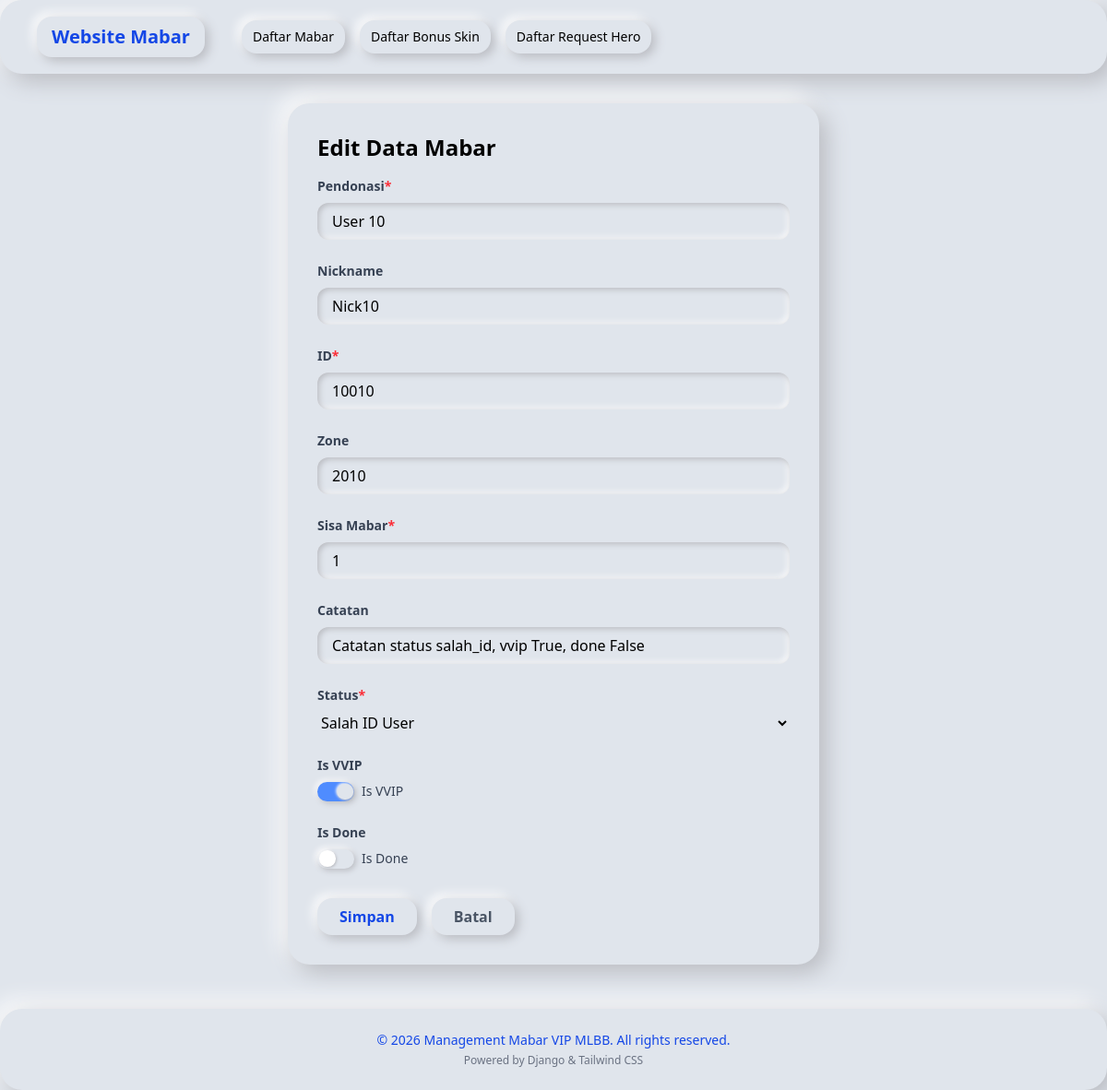
The page /public/mabar/10/edit/ (signed in) on the database as committed earlier.
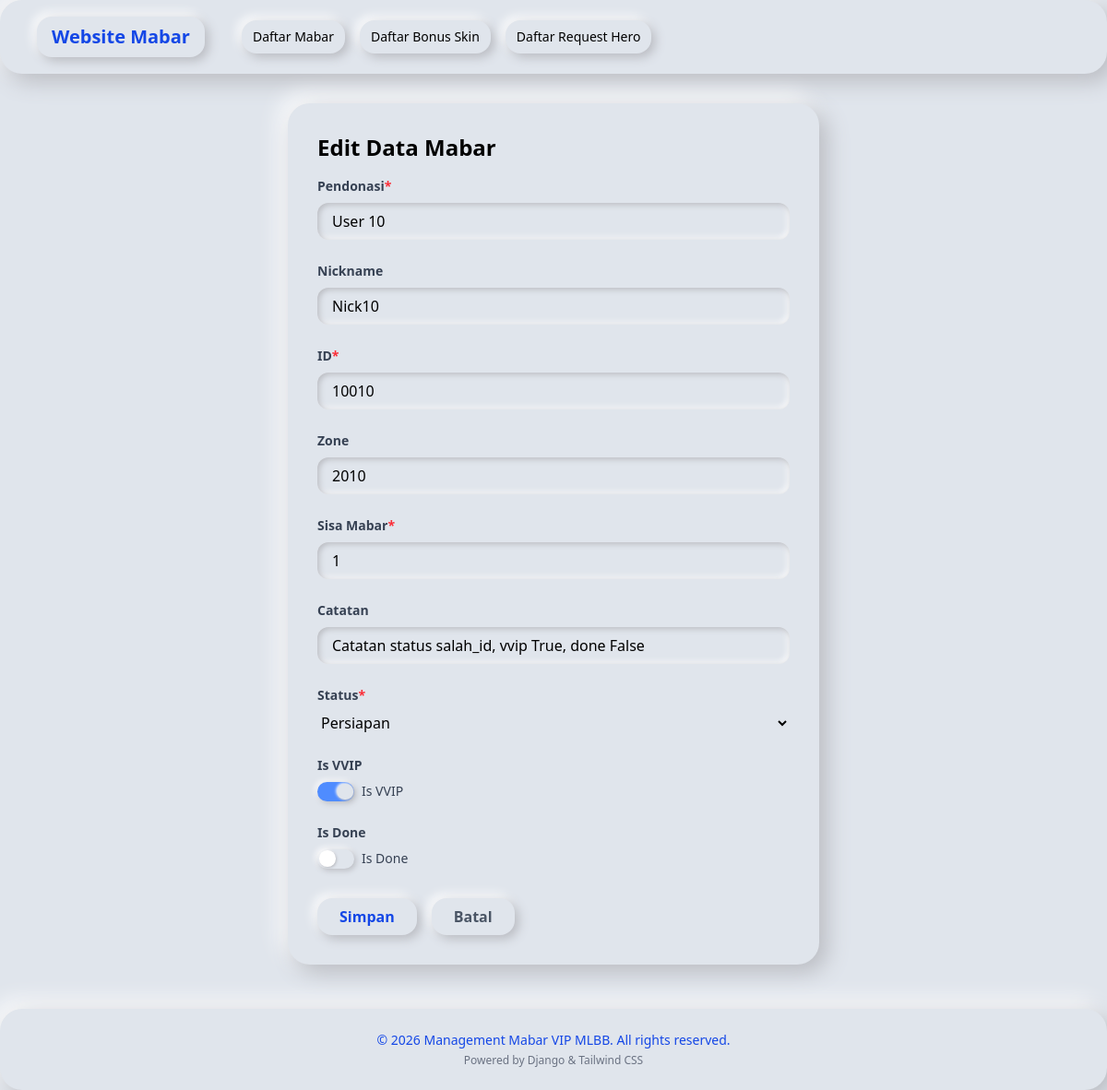
The same page on the database as committed later.
### mabar/models.py (models this page shows, shortened)
class Mabar(models.Model):
    STATUS_CHOICES = [
        ('antri', 'Antri Mabar'),
        ('antri_scrim', 'Antri Scrim'),
        ('salah_id', 'Salah ID User'),
        ('kurang', 'Donasi Kurang'),
        ('prepare', 'Persiapan'),
        ('in_mabar', 'Sedang Mabar'),
        ('done', 'Selesai'),
    ]
    donate_name = models.CharField(
        max_length=100,
        verbose_name="Pendonasi"
    )
    nickname = models.CharField(
        default="-",
        max_length=100,
        blank=True,
        null=True,
        verbose_name="Nickname"
    )
    id_user = models.IntegerField(
        verbose_name="ID"
    )
    zone_user = models.IntegerField(
        default=0,
        blank=True,
        null=True,
        verbose_name="Zone"
    )
    sisa_mabar = models.IntegerField(
        default=1,
        verbose_name="Sisa Mabar"
    )
    catatan = models.TextField(
        default="Pantau Status mabarmu!",
        blank=True,
        null=True,
        verbose_name="Catatan"
    )
    status = models.CharField(
        max_length=20,
        choices=STATUS_CHOICES,
        default='antri',
        verbose_name="Status"
    )
    date_created = models.DateTimeField(
        auto_now_add=True,
        verbose_name="Tanggal Dibuat"
    )
    is_vvip = models.BooleanField(
        default=False,
        verbose_name="Is VVIP"
    )
    is_done = models.BooleanField(
        default=False,
        verbose_name="Is Done"
    )
    class Meta:
        verbose_name = 'Mabar Record'
        verbose_name_plural = 'Mabar Records'
        ordering = ['-date_created']

### mabar/views.py (the view)
# urls.py: path('mabar/<int:pk>/edit/', views.mabar_update, name='mabar_update'),
@login_required
def mabar_update(request, pk):
    mabar = get_object_or_404(Mabar, pk=pk)
    if request.method == 'POST':
        form = MabarForm(request.POST, instance=mabar)
        if form.is_valid():
            form.save()
            return redirect('mabar_list')
    else:
        form = MabarForm(instance=mabar)
    return render(request, 'public/mabar_form.html', {'form': form, 'action': 'Edit'})

### mabar/forms.py
class MabarForm(forms.ModelForm):
    class Meta:
        model = Mabar
        fields = [
            'donate_name', 'nickname', 'id_user', 'zone_user', 'sisa_mabar', 'catatan', 'status', 'is_vvip', 'is_done'
        ]

### mabar/templates/public/mabar_form.html (shortened to what this page needs)
{% extends 'public/base.html' %}
{% block content %}
<div class="max-w-xl mx-auto mt-8 neu-card p-8">
    <h1 class="text-2xl font-bold mb-4">{{ action }} Data Mabar</h1>
    <form method="post" class="grid gap-6">
        {% for field in form %}
        <div class="flex flex-col gap-1">
            <label for="{{ field.id_for_label }}" class="block text-sm font-semibold text-gray-700 mb-1">{{ field.label }}{% if field.field.required %}<span class="text-red-500">*</span>{% endif %}</label>
            {% if field.field.widget.input_type == 'checkbox' %}
                <div class="flex items-center gap-2">
                    <label class="switch">
                        <span class="slider"></span>
                    </label>
                    <span class="text-sm text-gray-700">{{ field.label }}</span>
                </div>
                {% elif field.field.widget.input_type == 'select' or field.field.widget.input_type == 'select-multiple' %}
                    {{ field }}
                {% else %}
                    <input type="{{ field.field.widget.input_type }}" name="{{ field.html_name }}" id="{{ field.id_for_label }}" value="{{ field.value|default_if_none:'' }}" class="neu-input px-4 py-2 w-full" {% if field.field.required %}required{% endif %}>
                {% endif %}
        </div>
        {% endfor %}
        <div class="flex items-center gap-4 mt-2">
            <button type="submit" class="neu-btn text-blue-700 font-semibold px-6 py-2">Simpan</button>
            <a href="{% url 'mabar_list' %}" class="neu-btn text-gray-600 font-semibold px-6 py-2">Batal</a>
        </div>
    </form>
</div>
{% endblock %}

Rows that differ between the two databases and show on the page:
changed Mabar "User 10": status "Salah ID User" → "Persiapan"
